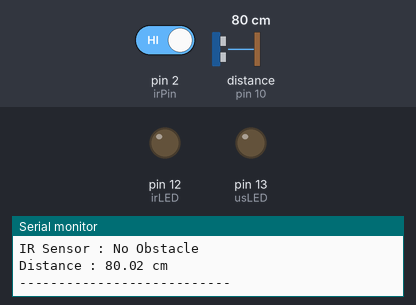
The sketch below on a simulated Arduino Uno, built with avr-gcc and run on an emulated ATmega328P. Parts: output pins drawn as LEDs (lit = HIGH), the last lines printed to the serial monitor. Wiring (inferred from the names in the program): ultrasonic range finder: trigger pin 9; echo pin 10. Inputs (shaded band) come from the test bench; at power-on: pin 2 (irPin) HIGH, distance to the obstacle (sensor on pin 10) 80 cm. The echo pulse lasts 58.3 µs per cm; pins used as bus, display or sensor lines are not drawn.

Above: at 1.8 s.
1.9 s: pin 2 (irPin) driven LOW
At 3.2 s:
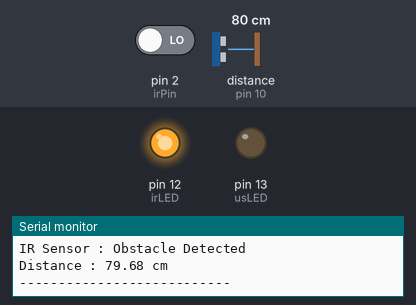
3.5 s: distance to the obstacle (sensor on pin 10) set to 17 cm
5.2 s: distance to the obstacle (sensor on pin 10) set to 13 cm
At 7.0 s:
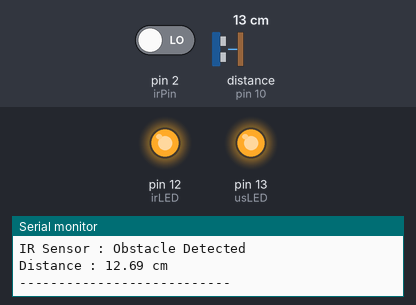
7.6 s: pin 2 (irPin) driven HIGH
At 9.1 s:
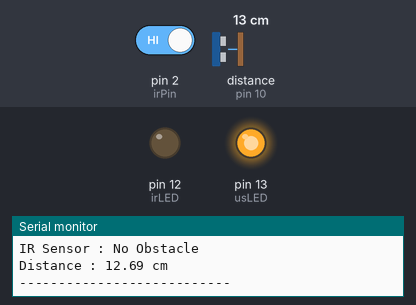
9.6 s: distance to the obstacle (sensor on pin 10) set to 18 cm
At 10.6 s:
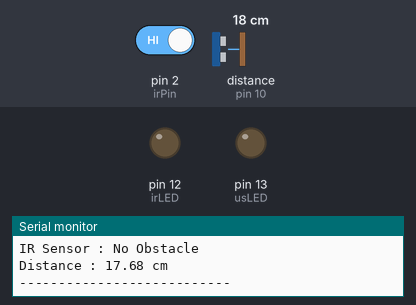
11.6 s: distance to the obstacle (sensor on pin 10) set to 2 cm
At 12.9 s:
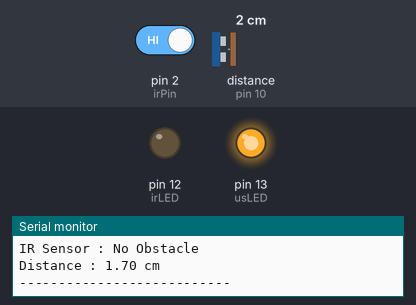
Timing chart, 0 to 14.6 s (numbered marks = the images above; inputs shaded):
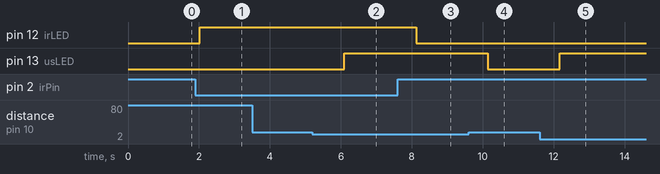

Measured:
- the behaviour switches between 16 and 15 cm on distance to the obstacle (sensor on pin 10) (found by bisection; images 1 and 2)
- after the input at 1.9 s, pin 12 (irLED): LOW → HIGH after 0.12 s
- after the input at 5.2 s, pin 13 (usLED): LOW → HIGH after 0.89 s
- after the input at 7.6 s, pin 12 (irLED): HIGH → LOW after 0.52 s
- after the input at 9.6 s, pin 13 (usLED): HIGH → LOW after 0.54 s
- after the input at 11.6 s, pin 13 (usLED): LOW → HIGH after 0.56 s

The sketch:

Obstacle_Detection_Using_IR___Ultrasonic_Sensors_.ino
```cpp
const int irPin = 2;
const int trigPin = 9;
const int echoPin = 10;

const int irLED = 12;
const int usLED = 13;

long duration;
float distance;

void setup()
{
  pinMode(irPin, INPUT);

  pinMode(trigPin, OUTPUT);
  pinMode(echoPin, INPUT);

  pinMode(irLED, OUTPUT);
  pinMode(usLED, OUTPUT);

  Serial.begin(9600);
}

void loop()
{
  // ---------- IR SENSOR ----------
  if (digitalRead(irPin) == LOW)
  {
    digitalWrite(irLED, HIGH);
    Serial.println("IR Sensor : Obstacle Detected");
  }
  else
  {
    digitalWrite(irLED, LOW);
    Serial.println("IR Sensor : No Obstacle");
  }

  // ---------- ULTRASONIC SENSOR ----------
  digitalWrite(trigPin, LOW);
  delayMicroseconds(2);

  digitalWrite(trigPin, HIGH);
  delayMicroseconds(10);

  digitalWrite(trigPin, LOW);

  duration = pulseIn(echoPin, HIGH);

  distance = duration * 0.0343 / 2;

  Serial.print("Distance : ");
  Serial.print(distance);
  Serial.println(" cm");

  if(distance < 15)
      digitalWrite(usLED, HIGH);
  else
      digitalWrite(usLED, LOW);

  Serial.println("---------------------------");

  delay(1000);
}
```
